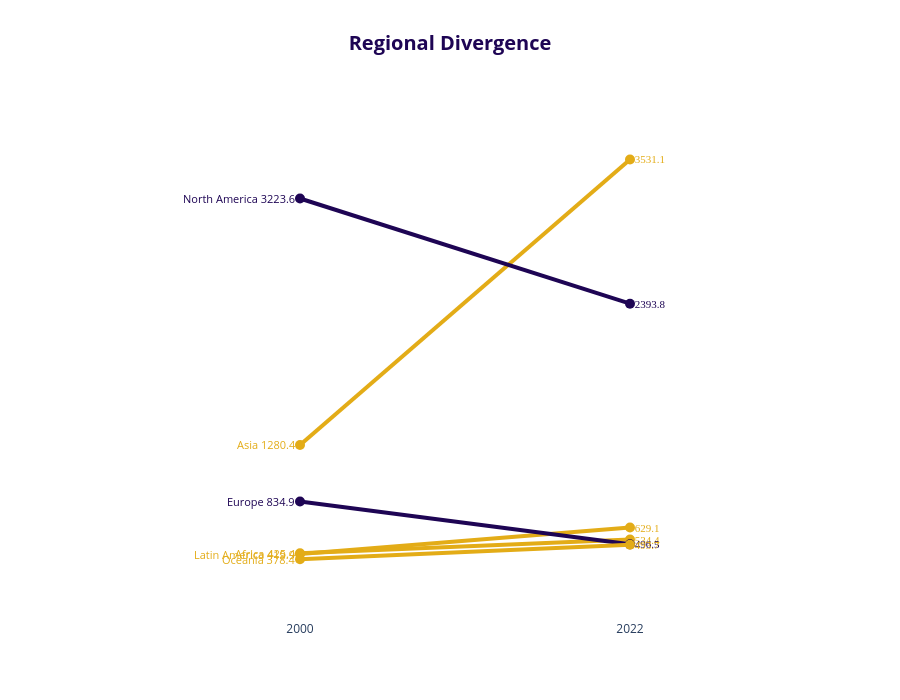

Notebook code for this chart:
### Markdown cell above
---
## Task 2 — Slopegraph: Regional Change 2000 vs 2022

**What to build:** A slopegraph comparing **average regional CO2 emissions** between 2000 and 2022.

**Requirements:**
- One line per region (not per country — aggregate first)
- Colour: regions that increased = one colour; decreased = another
- Values labelled at both ends of each line
- No y-axis tick labels (the endpoint labels make them redundant)
- Insight title stating which regions moved most

> 💡 `df.groupby(['Region','Year'])['CO2_Mt'].mean().reset_index()` then filter to 2000 and 2022

### Code cell
# Task 2 — Slopegraph: regional averages
import pandas as pd
import plotly.graph_objects as go

df = pd.read_csv('../data/co2_emissions.csv')
years = [2000, 2022]
slope_df = df[df['Year'].isin(years)].groupby(['Region', 'Year'])['CO2_Mt'].mean().reset_index()
pivot_df = slope_df.pivot(index='Region', columns='Year', values='CO2_Mt').dropna()
pivot_df.columns = ['y2000', 'y2022']

fig = go.Figure()

brand_purple = '#1E0554' 
brand_gold = '#E3AC17'    

pivot_df = pivot_df.sort_values('y2022', ascending=False)

for region in pivot_df.index:
    v0, v22 = pivot_df.loc[region, 'y2000'], pivot_df.loc[region, 'y2022']
    color = brand_gold if v22 > v0 else brand_purple
    
    fig.add_trace(go.Scatter(
        x=[2000, 2022], y=[v0, v22],
        mode='lines+markers',
        line=dict(color=color, width=4),
        marker=dict(color=color, size=10),
        hoverinfo='name+y'
    ))
    
    fig.add_annotation(
        x=2000, y=v0, text=f"{region} {v0:.1f} ",
        showarrow=False, xanchor='right',
        font=dict(color=color, size=11)
    )
    
    fig.add_annotation(
        x=2022, y=v22, text=f" {v22:.1f}",
        showarrow=False, xanchor='left',
        font=dict(color=color, size=11, family="Arial Black")
    )

fig.update_layout(
    title=dict(
        text="<b>Regional Divergence</b>",
        font=dict(size=20, color=brand_purple),
        x=0.5,
        xanchor='center'
    ),
    xaxis=dict(
        showgrid=False, showline=False,
        tickvals=[2000, 2022], 
        range=[1990, 2030]
    ),
    yaxis=dict(
        showgrid=False, showticklabels=False,
        range=[-100, 4000]
    ),
    plot_bgcolor='white',
    showlegend=False,
    height=700,
    margin=dict(l=150, r=150)
)

fig.show()

### Figure 1 — Plotly figure (JSON) as saved in the notebook; plotly's stock layout.template omitted (floating-point values rounded to 4 significant figures)
{"data": [{"hoverinfo": "name+y", "line": {"color": "#E3AC17", "width": 4}, "marker": {"color": "#E3AC17", "size": 10}, "mode": "lines+markers", "type": "scatter", "x": [2000, 2022], "y": [1280.0, 3531.0]}, {"hoverinfo": "name+y", "line": {"color": "#1E0554", "width": 4}, "marker": {"color": "#1E0554", "size": 10}, "mode": "lines+markers", "type": "scatter", "x": [2000, 2022], "y": [3224.0, 2394.0]}, {"hoverinfo": "name+y", "line": {"color": "#E3AC17", "width": 4}, "marker": {"color": "#E3AC17", "size": 10}, "mode": "lines+markers", "type": "scatter", "x": [2000, 2022], "y": [419.9, 629.1]}, {"hoverinfo": "name+y", "line": {"color": "#E3AC17", "width": 4}, "marker": {"color": "#E3AC17", "size": 10}, "mode": "lines+markers", "type": "scatter", "x": [2000, 2022], "y": [425.4, 534.4]}, {"hoverinfo": "name+y", "line": {"color": "#1E0554", "width": 4}, "marker": {"color": "#1E0554", "size": 10}, "mode": "lines+markers", "type": "scatter", "x": [2000, 2022], "y": [834.9, 496.5]}, {"hoverinfo": "name+y", "line": {"color": "#E3AC17", "width": 4}, "marker": {"color": "#E3AC17", "size": 10}, "mode": "lines+markers", "type": "scatter", "x": [2000, 2022], "y": [378.4, 493.7]}], "layout": {"annotations": [{"font": {"color": "#E3AC17", "size": 11}, "showarrow": false, "text": "Asia 1280.4 ", "x": 2000, "xanchor": "right", "y": 1280.0}, {"font": {"color": "#E3AC17", "family": "Arial Black", "size": 11}, "showarrow": false, "text": " 3531.1", "x": 2022, "xanchor": "left", "y": 3531.0}, {"font": {"color": "#1E0554", "size": 11}, "showarrow": false, "text": "North America 3223.6 ", "x": 2000, "xanchor": "right", "y": 3224.0}, {"font": {"color": "#1E0554", "family": "Arial Black", "size": 11}, "showarrow": false, "text": " 2393.8", "x": 2022, "xanchor": "left", "y": 2394.0}, {"font": {"color": "#E3AC17", "size": 11}, "showarrow": false, "text": "Latin America 419.9 ", "x": 2000, "xanchor": "right", "y": 419.9}, {"font": {"color": "#E3AC17", "family": "Arial Black", "size": 11}, "showarrow": false, "text": " 629.1", "x": 2022, "xanchor": "left", "y": 629.1}, {"font": {"color": "#E3AC17", "size": 11}, "showarrow": false, "text": "Africa 425.4 ", "x": 2000, "xanchor": "right", "y": 425.4}, {"font": {"color": "#E3AC17", "family": "Arial Black", "size": 11}, "showarrow": false, "text": " 534.4", "x": 2022, "xanchor": "left", "y": 534.4}, {"font": {"color": "#1E0554", "size": 11}, "showarrow": false, "text": "Europe 834.9 ", "x": 2000, "xanchor": "right", "y": 834.9}, {"font": {"color": "#1E0554", "family": "Arial Black", "size": 11}, "showarrow": false, "text": " 496.5", "x": 2022, "xanchor": "left", "y": 496.5}, {"font": {"color": "#E3AC17", "size": 11}, "showarrow": false, "text": "Oceania 378.4 ", "x": 2000, "xanchor": "right", "y": 378.4}, {"font": {"color": "#E3AC17", "family": "Arial Black", "size": 11}, "showarrow": false, "text": " 493.7", "x": 2022, "xanchor": "left", "y": 493.7}], "height": 700, "margin": {"l": 150, "r": 150}, "plot_bgcolor": "white", "showlegend": false, "title": {"font": {"color": "#1E0554", "size": 20}, "text": "<b>Regional Divergence</b>", "x": 0.5, "xanchor": "center"}, "xaxis": {"range": [1990, 2030], "showgrid": false, "showline": false, "tickvals": [2000, 2022]}, "yaxis": {"range": [-100, 4000], "showgrid": false, "showticklabels": false}}}
